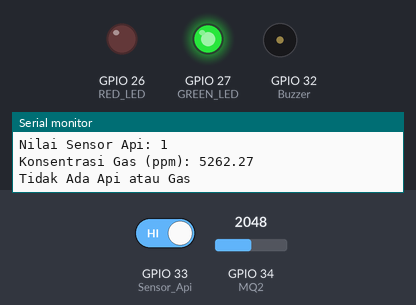
Bench run of a sketch on a simulated ESP32. Shown: output pins drawn as LEDs (lit = HIGH), buzzer (waves = sounding, pin HIGH), the last lines printed to the serial monitor. The inputs (shaded band) are chosen by the test bench; at power-on: GPIO 34 (MQ2) = 2048, GPIO 33 (Sensor_Api) HIGH. WiFi joins after 1.5 s; servers stay silent unless stated; web services answer with replies made up by the test bench.

Above: at 2.7 s.
2.8 s: GPIO 34 (MQ2) set to 1969
7.0 s: GPIO 34 (MQ2) set to 1888
9.4 s: GPIO 33 (Sensor_Api) driven LOW
At 11.2 s:
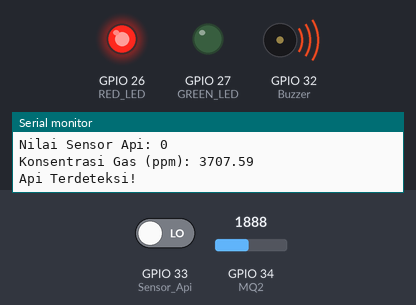
12.6 s: GPIO 33 (Sensor_Api) driven HIGH
At 14.1 s:
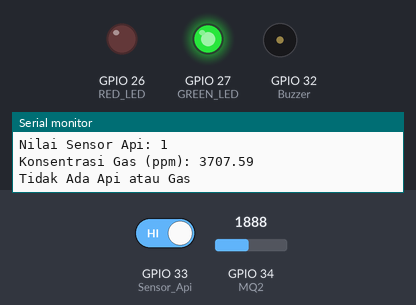
15.0 s: GPIO 34 (MQ2) set to 2047
At 16.4 s:
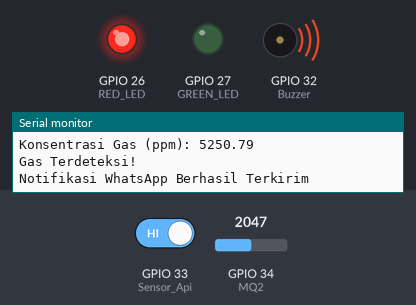
Timing chart, 0 to 20.2 s (numbered marks = the images above; inputs shaded):
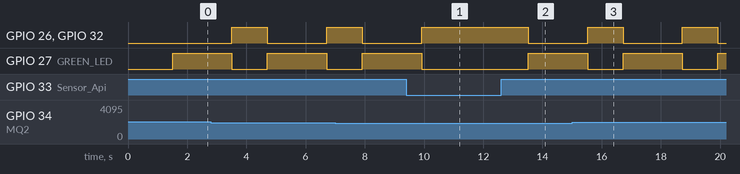

Measured:
- after the input at 9.4 s, GPIO 26 (RED_LED), GPIO 32 (Buzzer): LOW → HIGH after 0.52 s; GPIO 27 (GREEN_LED): HIGH → LOW after 0.52 s
- after the input at 12.6 s, GPIO 26 (RED_LED), GPIO 32 (Buzzer): HIGH → LOW after 0.92 s; GPIO 27 (GREEN_LED): LOW → HIGH after 0.92 s
- after the input at 15.0 s, GPIO 26 (RED_LED), GPIO 32 (Buzzer): alternates HIGH for 1.2 s and LOW for 2.0 s, starting after 0.52 s; GPIO 27 (GREEN_LED): alternates HIGH for 2.0 s and LOW for 1.2 s, starting after 0.52 s

The sketch:

FlameSensor_IoT_Whatsapp.ino
```cpp
#include <WiFi.h>
#include <HTTPClient.h>

// Konfigurasi WiFi
const char* ssid = "Denays"; // Ganti dengan nama WiFi Anda
const char* password = "tiganya4limanya2"; // Ganti dengan password WiFi Anda

// Konfigurasi CallMeBot API untuk WhatsApp
String phoneNumber = "6285718181317"; // Nomor WhatsApp dalam format internasional
String apiKey = "6842093"; // API key CallMeBot

// Pin Konfigurasi
#define Buzzer 32       // Pin untuk buzzer
#define MQ2 34          // Pin untuk sensor gas MQ2
#define Sensor_Api 33   // Pin untuk sensor api
#define RED_LED 26      // Pin untuk LED merah
#define GREEN_LED 27    // Pin untuk LED hijau

// Konstanta kalibrasi sensor gas MQ2
#define RL 1            // Nilai RL dalam kilo ohm
#define m -0.44721      // Konstanta kalibrasi m
#define b 1.23257       // Konstanta kalibrasi b
#define Ro 2.7          // Nilai Ro hasil kalibrasi

// Thresholds dan debounce
const int gasThreshold = 4000; // Threshold deteksi gas
const int debounceDelay = 3000; // Delay antar notifikasi
unsigned long lastAlertTime = 0;

String urlencode(String str) {
    String encodedString = "";
    char c;
    char code0, code1;
    for (int i = 0; i < str.length(); i++) {
        c = str.charAt(i);
        if (c == ' ') {
            encodedString += '+';
        } else if (isalnum(c)) {
            encodedString += c;
        } else {
            code1 = (c & 0xF) + '0';
            if ((c & 0xF) > 9) code1 = (c & 0xF) - 10 + 'A';
            c = (c >> 4) & 0xF;
            code0 = c + '0';
            if (c > 9) code0 = c - 10 + 'A';
            encodedString += '%';
            encodedString += code0;
            encodedString += code1;
        }
    }
    return encodedString;
}

void sendMessage(String message) {
    if (WiFi.status() == WL_CONNECTED) {
        HTTPClient http;
        String url = "https://api.callmebot.com/whatsapp.php?phone=" + phoneNumber +
                     "&text=" + urlencode(message) + "&apikey=" + apiKey;
        http.begin(url);
        int httpResponseCode = http.GET();
        if (httpResponseCode == 200) {
            Serial.println("Notifikasi WhatsApp Berhasil Terkirim");
        } else {
            Serial.print("Gagal Mengirim Pesan. Kode: ");
            Serial.println(httpResponseCode);
        }
        http.end();
    } else {
        Serial.println("WiFi Tidak Terhubung");
    }
}

void setup() {
    Serial.begin(115200);

    // Inisialisasi pin
    pinMode(Sensor_Api, INPUT);
    pinMode(MQ2, INPUT);
    pinMode(Buzzer, OUTPUT);
    pinMode(RED_LED, OUTPUT);
    pinMode(GREEN_LED, OUTPUT);

    // Hubungkan ke WiFi
    Serial.print("Menghubungkan ke WiFi");
    WiFi.begin(ssid, password);
    while (WiFi.status() != WL_CONNECTED) {
        delay(500);
        Serial.print(".");
    }
    Serial.println("\nTerhubung ke WiFi!");
    Serial.print("Alamat IP: ");
    Serial.println(WiFi.localIP());
}

void loop() {
    int sensor_api = digitalRead(Sensor_Api);  // Membaca sensor api
    int gasValue = analogRead(MQ2);           // Membaca nilai sensor gas MQ2

    // Menghitung konsentrasi gas dalam PPM
    float VRL = gasValue * (5.0 / 4095.0);   // Tegangan sensor (asumsi ADC ESP32)
    float sensorRs = ((5 * RL / VRL) - RL);
    float ratio = sensorRs / Ro;
    float ppm = pow(10, ((log10(ratio) - b) / m));

    Serial.print("Nilai Sensor Api: ");
    Serial.println(sensor_api);
    Serial.print("Konsentrasi Gas (ppm): ");
    Serial.println(ppm, 2);

    // Deteksi Api
    if (sensor_api == LOW) { // LOW berarti api terdeteksi
        Serial.println("Api Terdeteksi!");
        digitalWrite(Buzzer, HIGH);
        digitalWrite(RED_LED, HIGH);
        digitalWrite(GREEN_LED, LOW);
        sendMessage("Peringatan! Ada api terdeteksi!");
    }
    // Deteksi Gas
    else if (ppm > gasThreshold && millis() - lastAlertTime > debounceDelay) {
        Serial.println("Gas Terdeteksi!");
        digitalWrite(Buzzer, HIGH);
        digitalWrite(RED_LED, HIGH);
        digitalWrite(GREEN_LED, LOW);
        sendMessage("Peringatan! Kebocoran gas terdeteksi!");
        lastAlertTime = millis();
    }
    // Tidak ada bahaya
    else {
        Serial.println("Tidak Ada Api atau Gas");
        digitalWrite(Buzzer, LOW);
        digitalWrite(RED_LED, LOW);
        digitalWrite(GREEN_LED, HIGH);
    }

    delay(1000); // Jeda untuk menghindari pembacaan berlebihan
}
```
